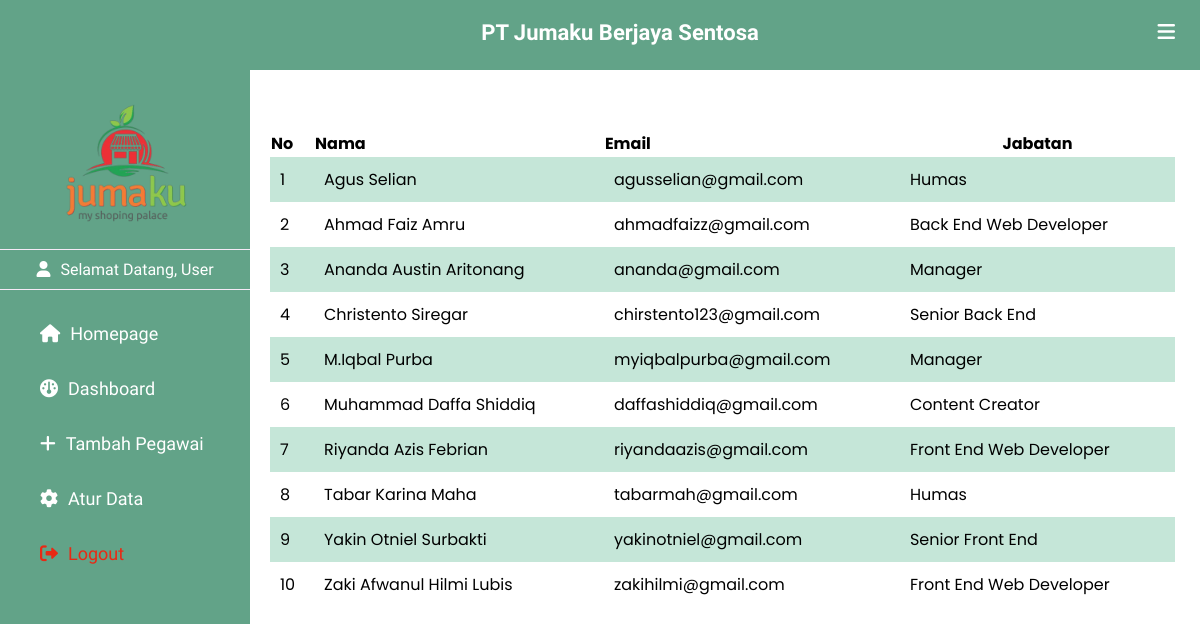
The page /halaman_users.php (signed in) on the database its author committed.
### tables this page shows
CREATE TABLE `pegawai` (
  `id` int(11) NOT NULL,
  `nama` varchar(30) NOT NULL,
  `email` varchar(30) NOT NULL,
  `nohp` varchar(13) NOT NULL,
  `jabatan` varchar(30) NOT NULL
);

### connection.php (called while the page is built)
<?php
$server = "localhost";
$user = "root";
$pass = "";
$db = "perusahaan";
$conn = mysqli_connect($server, $user, $pass, $db);
function query($query) {
    global $conn;
    $result = mysqli_query($conn, $query);
    $rows = [];
    while($row = mysqli_fetch_assoc($result)){
        $rows[] = $row;
    }
    return $rows;
}
?>

### halaman_users.php (the view, shortened to what this page needs)
<?php
include 'connection.php';
$karyawan = query("SELECT * FROM pegawai
            ORDER BY nama ASC");
?>
<!DOCTYPE html>
<html lang="en">
<head>
    <link rel="stylesheet" href="https://cdnjs.cloudflare.com/ajax/libs/simple-icons/6.15.0/simpleicons.svg">
    <link href='https://unpkg.com/boxicons@2.1.2/css/boxicons.min.css' rel='stylesheet'>
    <link rel="stylesheet" href="https://cdnjs.cloudflare.com/ajax/libs/font-awesome/6.0.0/css/all.min.css">
    <link rel="stylesheet" href="myProjects/webProject/icofont/css/icofont.min.css">
    <link rel="stylesheet" href="style.css">
</head>
<body>
    <header>
       <div class="left_area">
            <h3>PT Jumaku Berjaya Sentosa</h3>
       </div>
       <div class="right_area">
            <i class="fa-solid fa-bars" id="btn"></i>
       </div>
    </header>
    <div class="sidebar">
        <div class="logo_profile">
            <img src="asset/jumaku.png " class="logo" alt="" width="200px" >
        </div>
        <div class="menu">
            <p id="admin"><i class="fa-solid fa-user"></i><span>Selamat Datang, User</span></p>
            <a href="index_login.php" target="_blank"><i class="fa-solid fa-house"></i><span>Homepage</span></a>
            <a href="halaman_users.php"><i class="fa-solid fa-gauge"></i><span>Dashboard</span></a>
            <a href="nonadmin.php"><i class="fa-solid fa-plus"></i><span>Tambah Pegawai</span></a>
            <a href="nonadmin.php"><i class="fa-sharp fa-solid fa-gear"></i><span>Atur Data</span></a>
            <a href="logout.php" id="logout"><i class="fa-solid fa-right-from-bracket"></i><span>Logout</span></a>
        </div>
    </div>
    <div class="content">
      <table border="0" border-collapse="collapse" width="100%" id="tampil">
        <thead>
            <th>No</th>
            <th>Nama</th>
            <th>Email</th>
            <th style="text-align:center;">Jabatan</th>
        </thead>
        <tbody>
            <?php $i=1 ?>
            <?php foreach($karyawan as $kry) : ?>
            <tr>
                <td><?php echo $i; ?></td>
                <td><?php echo $kry["nama"];?></td>
                <td><?php echo $kry["email"];?></td>
                <td><?php echo $kry["jabatan"]; ?></td>
            </tr>
            <?php $i++; ?>
            <?php endforeach; ?>
        </tbody>
      </table>
    </div>
</body>
</html>

### style.css (style rules this page uses)
body { margin: 0; padding: 0; font-family: "Poppins", sans-serif; overflow-x: hidden; }
header { position: fixed; background: #62A388; padding: 20px; width: 100%; height: 30px; }
.left_area h3 { color: #fff; margin: 0; font-size: 22px; font-weight: 900; text-align: center; font-family: "Philosopher", sans-serif; }
#btn { padding: 5px; float: right; color: #fff; margin-top: -28px; font-size: 20px; margin-right: 40px; }
#admin { padding-top: 10px; padding-bottom: 10px; color: #fff; border-top: 1px solid #fefe; border-bottom: 1px solid #fefe; text-align: center; }
.sidebar { background: #62A388; padding-top: 30px; position: fixed; left: 0; width: 250px; height: 100%; margin-top: 70px; transition: all 0.5s ease; font-family: "El Messiri", sans-serif; overflow-y: auto; }
.logo_profile { display: flex; flex-direction: column; justify-content: center; align-items: center; }
.sidebar .logo { margin-bottom: 10px; transition: all 0.5s ease; }
.sidebar a { color: #fff; display: block; width: 100%; line-height: 55px; text-decoration: none; padding-left: 40px; box-sizing: border-box; font-size: 18px; font-family: "Poppins", sans-serif; }
.sidebar a span { font-family: "El Messiri", sans-serif; }
.sidebar i { padding-right: 10px; }
.sidebar #logout { color: rgb(233, 41, 20); }
.content { padding-top: 80px; padding-left: 270px; margin-right: 25px; transition: all 0.5s ease; text-align: justify; }
.content table#tampil { margin-top: 50px; border-collapse: collapse; border: none; }
.content table#tampil tbody tr td { padding: 10px; }
.content table#tampil tbody tr:nth-child(odd) { background-color: #c5e6d8; }

### rows shown on the page
pegawai: nama "Agus Selian", email "agusselian@gmail.com", jabatan "Humas"
pegawai: nama "Ahmad Faiz Amru", email "ahmadfaizz@gmail.com", jabatan "Back End Web Developer"
pegawai: nama "Ananda Austin Aritonang", email "ananda@gmail.com", jabatan "Manager"
pegawai: nama "Christento Siregar", email "chirstento123@gmail.com", jabatan "Senior Back End"
pegawai: nama "M.Iqbal Purba", email "myiqbalpurba@gmail.com", jabatan "Manager"
pegawai: nama "Muhammad Daffa Shiddiq", email "daffashiddiq@gmail.com", jabatan "Content Creator"
pegawai: nama "Riyanda Azis Febrian", email "riyandaazis@gmail.com", jabatan "Front End Web Developer"
pegawai: nama "Tabar Karina Maha", email "tabarmah@gmail.com", jabatan "Humas"
pegawai: nama "Yakin Otniel Surbakti", email "yakinotniel@gmail.com", jabatan "Senior Front End"
pegawai: nama "Zaki Afwanul Hilmi Lubis", email "zakihilmi@gmail.com", jabatan "Front End Web Developer"
